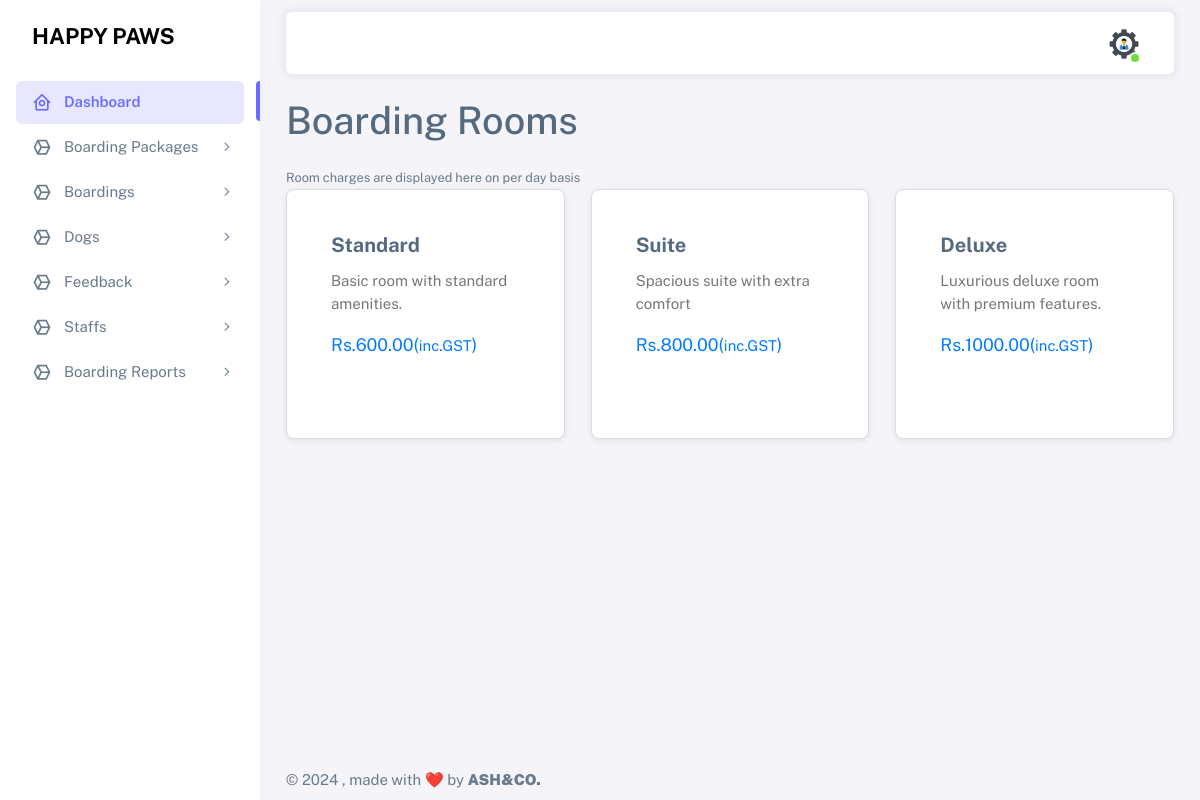
Screenshot of /customer_app/room-list/ (signed in) with the database file from the repository.
### accounts/models.py (models this page shows, shortened)
class BaseModel(models.Model):
    created_on = models.DateTimeField(auto_now_add=True, null=True)
    updated_on = models.DateTimeField(auto_now=True)
    is_deleted = models.BooleanField(default=False)
    class Meta:
        abstract = True
        ordering = ['-created_on']

class Room(BaseModel):
    room_type = models.CharField(max_length=50,null=True)
    description = models.TextField(null=True)
    amount = models.DecimalField(max_digits=10, decimal_places=2,null=True)

### customer_app/views.py (the view)
# urls.py: path('room-list/',views.room_list,name='room-list')
def room_list(request):
    rooms = Room.objects.all().order_by('id')
    return render(request, 'customertemp/room_cards.html', {'rooms': rooms})

### accounts/models.py (called while the page is built)
    def __str__(self):
        return self.username

### templates/customertemp/room_cards.html (shortened to what this page needs)
{% extends 'customertemp/index.html' %}
{% load crispy_forms_tags %}
{% block content %}
<h1 class="mb-4">Boarding Rooms</h1>
<small>Room charges are displayed here on per day basis</small>
<div class="row">
{% for room in rooms %}
            <div class="col-md-4">
                <div class="card room-card">
                    <div class="card-body">
                        <h5 class="card-title room-title">{{ room.room_type }}</h5>
                        <p class="card-text room-description">{{ room.description }}</p>
                        <p class="card-text room-price">Rs.{{ room.amount }}(<small>inc.GST</small>)</p>
                    </div>
                </div>
            </div>
            {% endfor %}
        </div>
{% endblock %}

### templates/customertemp/room_cards.html (style rules this page uses)
.room-card { border: 1px solid #ddd; border-radius: 8px; padding: 20px; margin-bottom: 20px; height: 250px; }
.room-title { font-size: 1.25rem; font-weight: bold; }
.room-description { color: #777; }
.room-price { font-size: 1.1rem; color: #007bff; }

### rows the page displays
Room: room_type "Standard", description "Basic room with standard amenities.", amount "600.00"
Room: room_type "Suite", description "Spacious suite with extra comfort", amount "800.00"
Room: room_type "Deluxe", description "Luxurious deluxe room with premium features.", amount "1000.00"
